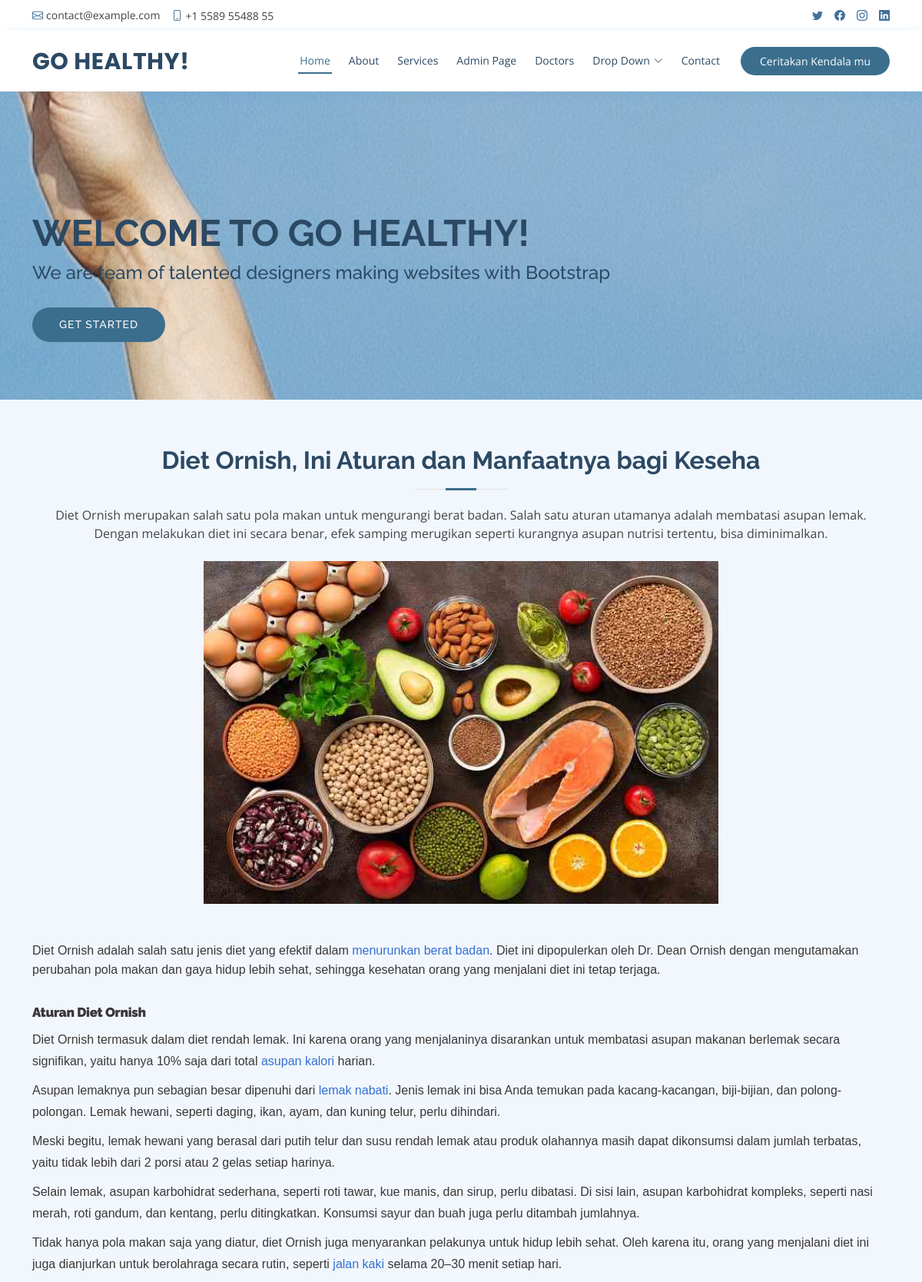
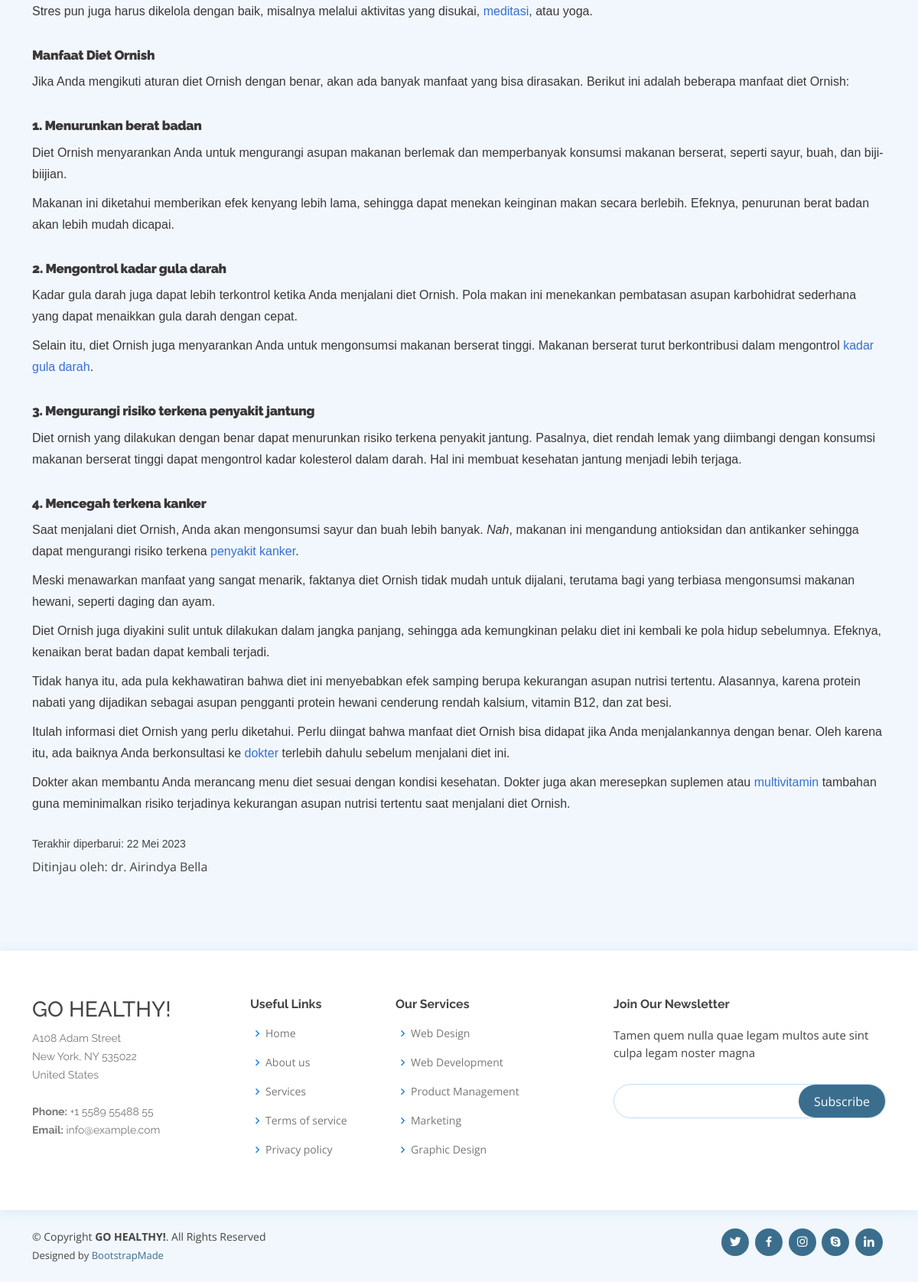
/isi_artikel.php?id_artikel=24, run on the app's committed database (2 pictures, top to bottom).
### tables this page shows
CREATE TABLE `t_artikel` (
  `id_artikel` int(11) NOT NULL AUTO_INCREMENT,
  `foto_artikel` varchar(50) NOT NULL,
  `judul_artikel` varchar(50) NOT NULL,
  `id_jenis_artikel` int(11) NOT NULL,
  `ket_singkat` varchar(255) NOT NULL,
  `link_artikel` varchar(1000) NOT NULL,
  `isi_artikel` longtext NOT NULL,
  PRIMARY KEY (`id_artikel`),
  KEY `jenis_artikel` (`id_jenis_artikel`),
  CONSTRAINT `jenis_artikel` FOREIGN KEY (`id_jenis_artikel`) REFERENCES `t_jenis_artikel` (`id_jenis_artikel`)
);

### function.php (called while the page is built, shortened)
<?php
    include('config.php');
    function artikel()
    {
        global $conn;
        $id_artikel    = $_GET['id_artikel'];
        $query    = "SELECT * FROM t_artikel WHERE id_artikel = '$id_artikel'";
        $eksekusi = mysqli_fetch_assoc(mysqli_query($conn, $query));
        return $eksekusi;
    }
?>

### isi_artikel.php (the view, shortened to what this page needs)
<?php
    include('function.php');
    if(isset($_GET['id_artikel'])){
        $id_artikel    = $_GET['id_artikel'];
    }
    else {
        die ("Error. No ID Selected!");
    }
    $t_artikel = artikel($id_artikel);
?>
<!DOCTYPE html>
<html lang="en">
<head>
  <link href='https://cdn.jsdelivr.net/npm/froala-editor@latest/css/froala_editor.pkgd.min.css' rel='stylesheet' type='text/css' />
  <link href="assets/vendor/fontawesome-free/css/all.min.css" rel="stylesheet">
  <link href="assets/vendor/animate.css/animate.min.css" rel="stylesheet">
  <link href="assets/vendor/bootstrap/css/bootstrap.min.css" rel="stylesheet">
  <link href="assets/vendor/bootstrap-icons/bootstrap-icons.css" rel="stylesheet">
  <link href="assets/vendor/boxicons/css/boxicons.min.css" rel="stylesheet">
  <link href="assets/vendor/glightbox/css/glightbox.min.css" rel="stylesheet">
  <link href="assets/vendor/remixicon/remixicon.css" rel="stylesheet">
  <link href="assets/vendor/swiper/swiper-bundle.min.css" rel="stylesheet">
  <link href="assets/css/style.css" rel="stylesheet">
</head>
<body>
  <div id="topbar" class="d-flex align-items-center fixed-top">
    <div class="container d-flex justify-content-between">
      <div class="contact-info d-flex align-items-center">
        <i class="bi bi-envelope"></i> <a href="mailto:contact@example.com">contact@example.com</a>
        <i class="bi bi-phone"></i> +1 5589 55488 55
      </div>
      <div class="d-none d-lg-flex social-links align-items-center">
        <a href="#" class="twitter"><i class="bi bi-twitter"></i></a>
        <a href="#" class="facebook"><i class="bi bi-facebook"></i></a>
        <a href="#" class="instagram"><i class="bi bi-instagram"></i></a>
        <a href="#" class="linkedin"><i class="bi bi-linkedin"></i></i></a>
      </div>
    </div>
  </div>
  <header id="header" class="fixed-top">
    <div class="container d-flex align-items-center">
      <h1 class="logo me-auto"><a href="index.html">GO HEALTHY!</a></h1>
      <nav id="navbar" class="navbar order-last order-lg-0">
        <ul>
          <li><a class="nav-link scrollto active" href="#hero">Home</a></li>
          <li><a class="nav-link scrollto" href="#about">About</a></li>
          <li><a class="nav-link scrollto" href="#services">Services</a></li>
          <li><a class="nav-link scrollto" href="adminpage.html">Admin Page</a></li>
          <li><a class="nav-link scrollto" href="#doctors">Doctors</a></li>
          <li class="dropdown"><a href="#"><span>Drop Down</span> <i class="bi bi-chevron-down"></i></a>
          </li>
          <li><a class="nav-link scrollto" href="#contact">Contact</a></li>
        </ul>
      </nav>
      <a href="#kendala" class="appointment-btn scrollto"><span class="d-none d-md-inline">Ceritakan</span> Kendala mu</a>
    </div>
  </header>
  <section id="hero" class="d-flex align-items-center">
    <div class="container">
      <h1>Welcome to GO HEALTHY!</h1>
      <h2>We are team of talented designers making websites with Bootstrap</h2>
      <a href="#about" class="btn-get-started scrollto">Get Started</a>
    </div>
  </section>
  <main id="main">
    <section id="kendala" class="appointment section-bg">
      <div class="container">
        <div class="section-title">
          <h2><?=$t_artikel['judul_artikel']?></h2>
          <p><?=$t_artikel['ket_singkat']?>.</p>
          <br>
          <img src="assets/img/articles/<?=$t_artikel['foto_artikel']?>" style="width: 60%"><br>
              <br><br><p><?=$t_artikel['isi_artikel']?></p>
        </div>
      </div>
    </section>
  </main>
  <footer id="footer">
    <div class="footer-top">
      <div class="container">
        <div class="row">
          <div class="col-lg-3 col-md-6 footer-contact">
            <h3>GO HEALTHY!</h3>
            <p>
              A108 Adam Street <br>
              New York, NY 535022<br>
              United States <br><br>
              <strong>Phone:</strong> +1 5589 55488 55<br>
              <strong>Email:</strong> info@example.com<br>
            </p>
          </div>
          <div class="col-lg-2 col-md-6 footer-links">
            <h4>Useful Links</h4>
            <ul>
              <li><i class="bx bx-chevron-right"></i> <a href="#">Home</a></li>
              <li><i class="bx bx-chevron-right"></i> <a href="#">About us</a></li>
              <li><i class="bx bx-chevron-right"></i> <a href="#">Services</a></li>
              <li><i class="bx bx-chevron-right"></i> <a href="#">Terms of service</a></li>
              <li><i class="bx bx-chevron-right"></i> <a href="#">Privacy policy</a></li>
            </ul>
          </div>
          <div class="col-lg-3 col-md-6 footer-links">
            <h4>Our Services</h4>
            <ul>
              <li><i class="bx bx-chevron-right"></i> <a href="#">Web Design</a></li>
              <li><i class="bx bx-chevron-right"></i> <a href="#">Web Development</a></li>
              <li><i class="bx bx-chevron-right"></i> <a href="#">Product Management</a></li>
              <li><i class="bx bx-chevron-right"></i> <a href="#">Marketing</a></li>
              <li><i class="bx bx-chevron-right"></i> <a href="#">Graphic Design</a></li>
            </ul>
          </div>
          <div class="col-lg-4 col-md-6 footer-newsletter">
            <h4>Join Our Newsletter</h4>
            <p>Tamen quem nulla quae legam multos aute sint culpa legam noster magna</p>
            <form action="" method="post">
              <input type="email" name="email"><input type="submit" value="Subscribe">
            </form>
          </div>
        </div>
      </div>
    </div>
    <div class="container d-md-flex py-4">
      <div class="me-md-auto text-center text-md-start">
        <div class="copyright">
          &copy; Copyright <strong><span>GO HEALTHY!</span></strong>. All Rights Reserved
        </div>
        <div class="credits">
          Designed by <a href="https://bootstrapmade.com/">BootstrapMade</a>
        </div>
      </div>
      <div class="social-links text-center text-md-right pt-3 pt-md-0">
        <a href="#" class="twitter"><i class="bx bxl-twitter"></i></a>
        <a href="#" class="facebook"><i class="bx bxl-facebook"></i></a>
        <a href="#" class="instagram"><i class="bx bxl-instagram"></i></a>
        <a href="#" class="google-plus"><i class="bx bxl-skype"></i></a>
        <a href="#" class="linkedin"><i class="bx bxl-linkedin"></i></a>
      </div>
    </div>
  </footer>
</body>
</html>

### data on the page
t_artikel: judul_artikel "Diet Ornish, Ini Aturan dan Manfaatnya bagi Keseha", ket_singkat "Diet Ornish merupakan salah satu pola makan untuk mengurangi berat badan. Salah satu aturan utamanya adalah membatasi asupan lemak. Dengan melakukan diet ini secara benar, efek samping merugikan seperti kurangnya asupan nutrisi tertentu, bisa diminimalkan", foto_artikel (picture), isi_artikel "Diet Ornish adalah salah satu jenis diet yang efektif dalam menurunkan berat badan . Diet ini dipopulerkan oleh Dr. Dean Ornish dengan mengutamakan perubahan pola makan dan gaya hidup lebih sehat, sehingga kesehatan orang yang menjalani diet ini tetap terjaga. Aturan Diet Ornish Diet Ornish termasuk dalam diet rendah lemak. Ini karena orang yang menjalaninya disarankan untuk membatasi asupan makanan berlemak secara signifikan, yaitu hanya 10% saja dari total asupan kalori harian. Asupan lemaknya pun sebagian besar dipenuhi dari lemak nabati . Jenis lemak ini bisa Anda temukan pada kacang-kacangan, biji-bijian, dan polong-polongan. Lemak hewani, seperti daging, ikan, ayam, dan kuning telur,…"
